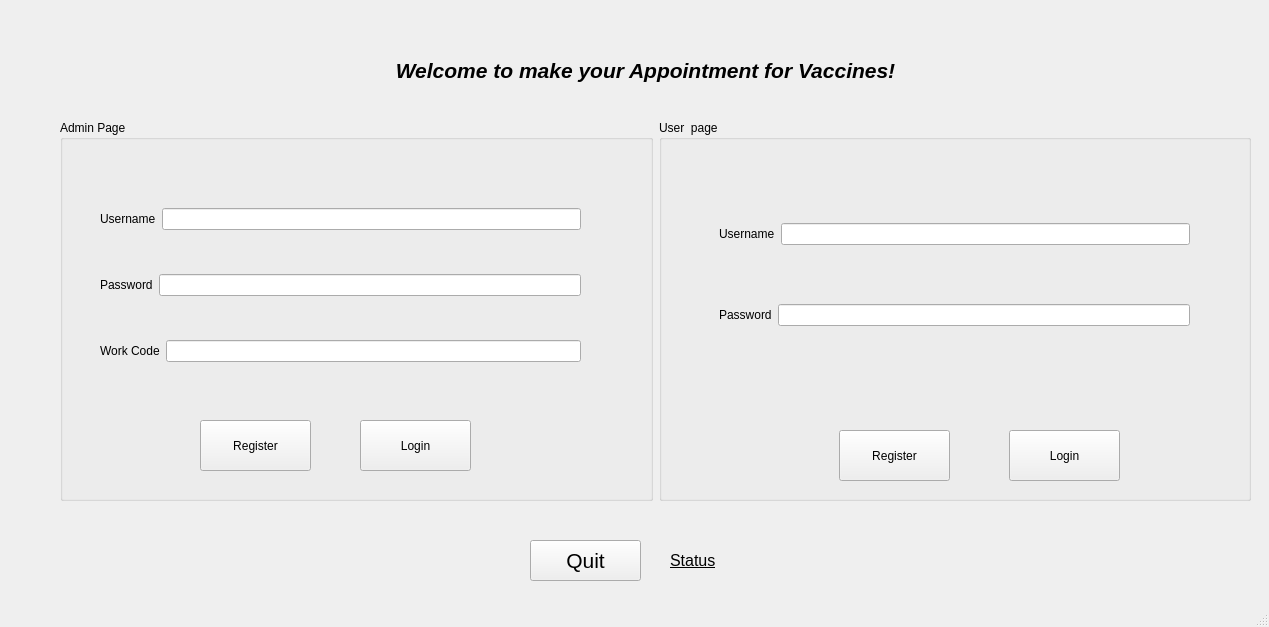
<?xml version="1.0" encoding="UTF-8"?>
<ui version="4.0">
 <class>Login</class>
 <widget class="QMainWindow" name="Login">
  <property name="geometry">
   <rect>
    <x>0</x>
    <y>0</y>
    <width>1269</width>
    <height>627</height>
   </rect>
  </property>
  <property name="sizePolicy">
   <sizepolicy hsizetype="Minimum" vsizetype="Preferred">
    <horstretch>0</horstretch>
    <verstretch>0</verstretch>
   </sizepolicy>
  </property>
  <property name="windowTitle">
   <string>Login</string>
  </property>
  <widget class="QWidget" name="centralwidget">
   <widget class="QLabel" name="label">
    <property name="geometry">
     <rect>
      <x>670</x>
      <y>540</y>
      <width>571</width>
      <height>41</height>
     </rect>
    </property>
    <property name="font">
     <font>
      <family>MS Shell Dlg 2</family>
      <pointsize>12</pointsize>
      <weight>9</weight>
      <italic>false</italic>
      <bold>false</bold>
      <underline>true</underline>
     </font>
    </property>
    <property name="layoutDirection">
     <enum>Qt::RightToLeft</enum>
    </property>
    <property name="styleSheet">
     <string notr="true">font: 75 10pt &quot;MS Shell Dlg 2&quot;;
text-decoration: underline;
font: 75 12pt &quot;MS Shell Dlg 2&quot;;</string>
    </property>
    <property name="text">
     <string>Status</string>
    </property>
    <property name="indent">
     <number>-1</number>
    </property>
    <property name="buddy">
     <cstring>&lt;!DOCTYPE HTML PUBLIC &quot;-//W3C//DTD HTML 4.0//EN&quot; &quot;http://www.w3.org/TR/REC-html40/strict.dtd&quot;&gt;
&lt;html&gt;&lt;head&gt;&lt;meta name=&quot;qrichtext&quot; content=&quot;1&quot; /&gt;&lt;style type=&quot;text/css&quot;&gt;
p, li { white-space: pre-wrap; }
&lt;/style&gt;&lt;/head&gt;&lt;body style=&quot; font-family:'MS Shell Dlg 2'; font-size:8pt; font-weight:400; font-style:normal;&quot;&gt;
&lt;p align=&quot;center&quot; style=&quot; margin-top:12px; margin-bottom:12px; margin-left:0px; margin-right:0px; -qt-block-indent:0; text-indent:0px;&quot;&gt;&lt;span style=&quot; font-size:10pt; font-weight:600; font-style:italic; text-decoration: underline; color:#000000; vertical-align:sub;&quot;&gt;Welcome to make your Appointment for Vaccines!&lt;/span&gt;&lt;/p&gt;&lt;/body&gt;&lt;/html&gt;</cstring>
    </property>
   </widget>
   <widget class="QLabel" name="label_welcome">
    <property name="geometry">
     <rect>
      <x>210</x>
      <y>30</y>
      <width>871</width>
      <height>81</height>
     </rect>
    </property>
    <property name="text">
     <string>&lt;!DOCTYPE HTML PUBLIC &quot;-//W3C//DTD HTML 4.0//EN&quot; &quot;http://www.w3.org/TR/REC-html40/strict.dtd&quot;&gt;
&lt;html&gt;&lt;head&gt;&lt;meta name=&quot;qrichtext&quot; content=&quot;1&quot; /&gt;&lt;style type=&quot;text/css&quot;&gt;
p, li { white-space: pre-wrap; }
&lt;/style&gt;&lt;/head&gt;&lt;body style=&quot; font-family:'MS Shell Dlg 2'; font-size:8pt; font-weight:400; font-style:normal;&quot;&gt;
&lt;p align=&quot;center&quot; style=&quot; margin-top:12px; margin-bottom:12px; margin-left:0px; margin-right:0px; -qt-block-indent:0; text-indent:0px;&quot;&gt;&lt;span style=&quot; font-size:16pt; font-weight:600; font-style:italic; color:#000000;&quot;&gt;Welcome to make your Appointment for Vaccines!&lt;/span&gt;&lt;/p&gt;&lt;/body&gt;&lt;/html&gt;</string>
    </property>
   </widget>
   <widget class="QPushButton" name="pushButton_loginQuit">
    <property name="geometry">
     <rect>
      <x>530</x>
      <y>540</y>
      <width>111</width>
      <height>41</height>
     </rect>
    </property>
    <property name="sizePolicy">
     <sizepolicy hsizetype="Minimum" vsizetype="Preferred">
      <horstretch>0</horstretch>
      <verstretch>0</verstretch>
     </sizepolicy>
    </property>
    <property name="font">
     <font>
      <family>MS Shell Dlg 2</family>
      <pointsize>16</pointsize>
      <weight>9</weight>
      <italic>false</italic>
      <bold>false</bold>
     </font>
    </property>
    <property name="styleSheet">
     <string notr="true">color:black;
font: 75 16pt &quot;MS Shell Dlg 2&quot;;



</string>
    </property>
    <property name="text">
     <string>Quit</string>
    </property>
    <property name="autoRepeatDelay">
     <number>299</number>
    </property>
    <property name="autoDefault">
     <bool>false</bool>
    </property>
   </widget>
   <widget class="QWidget" name="layoutWidget">
    <property name="geometry">
     <rect>
      <x>60</x>
      <y>120</y>
      <width>1191</width>
      <height>381</height>
     </rect>
    </property>
    <layout class="QHBoxLayout" name="horizontalLayout_5">
     <item>
      <widget class="QGroupBox" name="groupBox">
       <property name="sizePolicy">
        <sizepolicy hsizetype="Preferred" vsizetype="Preferred">
         <horstretch>0</horstretch>
         <verstretch>0</verstretch>
        </sizepolicy>
       </property>
       <property name="styleSheet">
        <string notr="true">font: 75 12pt &quot;MS Shell Dlg 2&quot;;</string>
       </property>
       <property name="title">
        <string>Admin Page</string>
       </property>
       <widget class="QPushButton" name="pushButton_adminRegister">
        <property name="geometry">
         <rect>
          <x>140</x>
          <y>300</y>
          <width>111</width>
          <height>51</height>
         </rect>
        </property>
        <property name="text">
         <string>Register</string>
        </property>
       </widget>
       <widget class="QPushButton" name="pushButton_adminLogin">
        <property name="geometry">
         <rect>
          <x>300</x>
          <y>300</y>
          <width>111</width>
          <height>51</height>
         </rect>
        </property>
        <property name="text">
         <string>Login</string>
        </property>
       </widget>
       <widget class="QWidget" name="layoutWidget">
        <property name="geometry">
         <rect>
          <x>40</x>
          <y>50</y>
          <width>481</width>
          <height>231</height>
         </rect>
        </property>
        <layout class="QVBoxLayout" name="verticalLayout_3">
         <item>
          <layout class="QVBoxLayout" name="verticalLayout_2">
           <item>
            <layout class="QHBoxLayout" name="horizontalLayout_3">
             <item>
              <widget class="QLabel" name="label_adminUsername">
               <property name="text">
                <string>Username</string>
               </property>
              </widget>
             </item>
             <item>
              <widget class="QLineEdit" name="lineEdit_adminUsername"/>
             </item>
            </layout>
           </item>
          </layout>
         </item>
         <item>
          <layout class="QHBoxLayout" name="horizontalLayout_4">
           <item>
            <widget class="QLabel" name="label_adminPW">
             <property name="text">
              <string>Password</string>
             </property>
            </widget>
           </item>
           <item>
            <widget class="QLineEdit" name="lineEdit_adminPW">
             <property name="echoMode">
              <enum>QLineEdit::Password</enum>
             </property>
            </widget>
           </item>
          </layout>
         </item>
         <item>
          <layout class="QHBoxLayout" name="horizontalLayout_6">
           <item>
            <widget class="QLabel" name="label_adminCode">
             <property name="text">
              <string>Work Code</string>
             </property>
            </widget>
           </item>
           <item>
            <widget class="QLineEdit" name="lineEdit_adminCode">
             <property name="echoMode">
              <enum>QLineEdit::Password</enum>
             </property>
            </widget>
           </item>
          </layout>
         </item>
        </layout>
       </widget>
      </widget>
     </item>
     <item>
      <widget class="QGroupBox" name="groupBox_user">
       <property name="sizePolicy">
        <sizepolicy hsizetype="Preferred" vsizetype="Preferred">
         <horstretch>0</horstretch>
         <verstretch>0</verstretch>
        </sizepolicy>
       </property>
       <property name="styleSheet">
        <string notr="true">font: 75 12pt &quot;MS Shell Dlg 2&quot;;</string>
       </property>
       <property name="title">
        <string>User  page</string>
       </property>
       <widget class="QPushButton" name="pushButton_userLogin">
        <property name="geometry">
         <rect>
          <x>350</x>
          <y>310</y>
          <width>111</width>
          <height>51</height>
         </rect>
        </property>
        <property name="text">
         <string>Login</string>
        </property>
       </widget>
       <widget class="QWidget" name="layoutWidget">
        <property name="geometry">
         <rect>
          <x>60</x>
          <y>50</y>
          <width>471</width>
          <height>211</height>
         </rect>
        </property>
        <layout class="QVBoxLayout" name="verticalLayout">
         <item>
          <layout class="QHBoxLayout" name="horizontalLayout">
           <item>
            <widget class="QLabel" name="label_userUsername">
             <property name="text">
              <string>Username</string>
             </property>
            </widget>
           </item>
           <item>
            <widget class="QLineEdit" name="lineEdit_userUsername"/>
           </item>
          </layout>
         </item>
         <item>
          <layout class="QHBoxLayout" name="horizontalLayout_2">
           <item>
            <widget class="QLabel" name="label_userPW">
             <property name="text">
              <string>Password</string>
             </property>
            </widget>
           </item>
           <item>
            <widget class="QLineEdit" name="lineEdit_userPW">
             <property name="echoMode">
              <enum>QLineEdit::Password</enum>
             </property>
            </widget>
           </item>
          </layout>
         </item>
        </layout>
       </widget>
       <widget class="QPushButton" name="pushButton_userRegister">
        <property name="geometry">
         <rect>
          <x>180</x>
          <y>310</y>
          <width>111</width>
          <height>51</height>
         </rect>
        </property>
        <property name="text">
         <string>Register</string>
        </property>
       </widget>
      </widget>
     </item>
    </layout>
   </widget>
  </widget>
  <widget class="QMenuBar" name="menubar">
   <property name="geometry">
    <rect>
     <x>0</x>
     <y>0</y>
     <width>1269</width>
     <height>21</height>
    </rect>
   </property>
  </widget>
  <widget class="QStatusBar" name="statusbar"/>
 </widget>
 <tabstops>
  <tabstop>lineEdit_userUsername</tabstop>
  <tabstop>lineEdit_userPW</tabstop>
  <tabstop>pushButton_userRegister</tabstop>
  <tabstop>pushButton_userLogin</tabstop>
  <tabstop>lineEdit_adminUsername</tabstop>
  <tabstop>lineEdit_adminPW</tabstop>
  <tabstop>pushButton_adminRegister</tabstop>
  <tabstop>pushButton_adminLogin</tabstop>
  <tabstop>pushButton_loginQuit</tabstop>
 </tabstops>
 <resources/>
 <connections/>
</ui>
